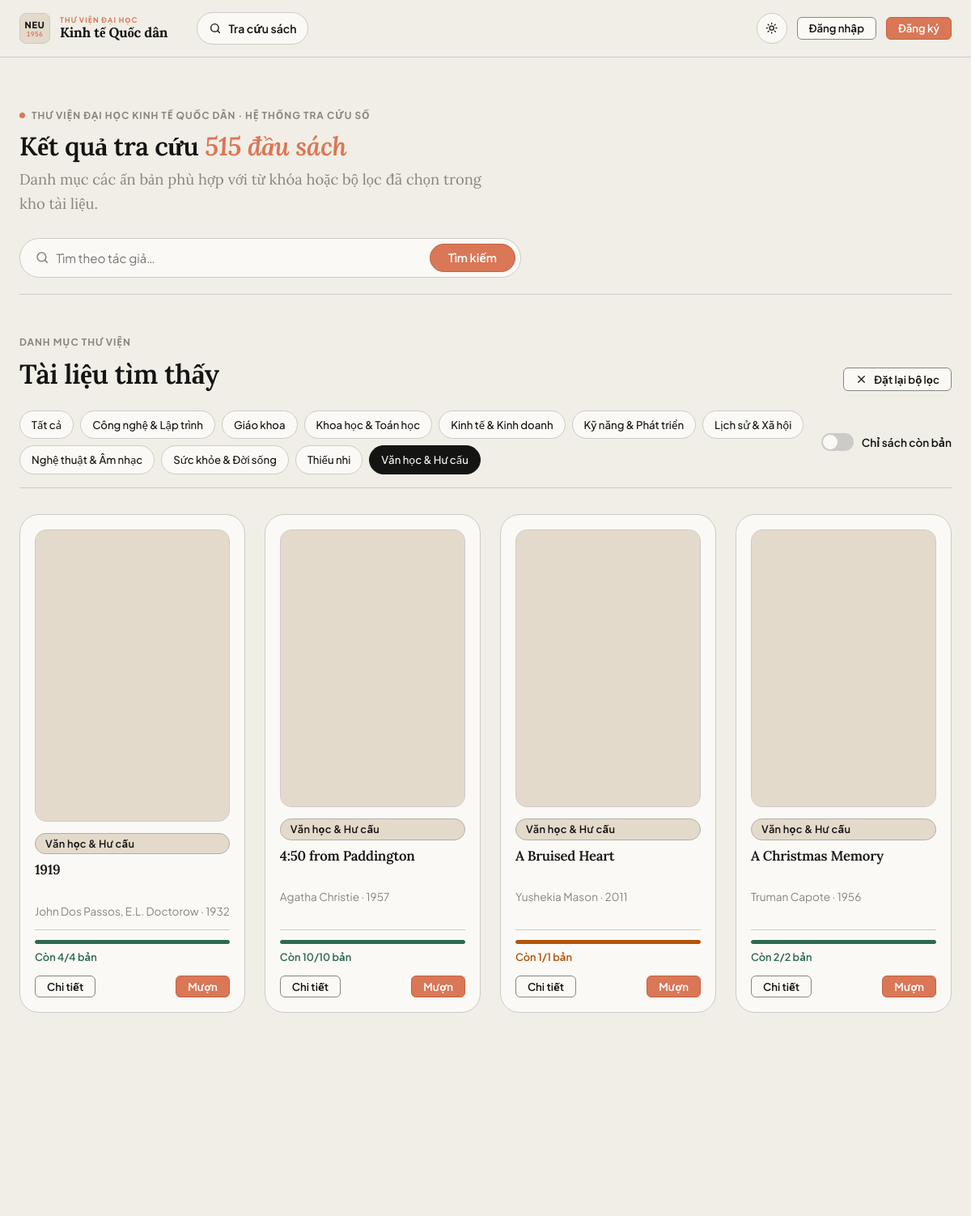
The app's page /?category=1 (upper part), older data.
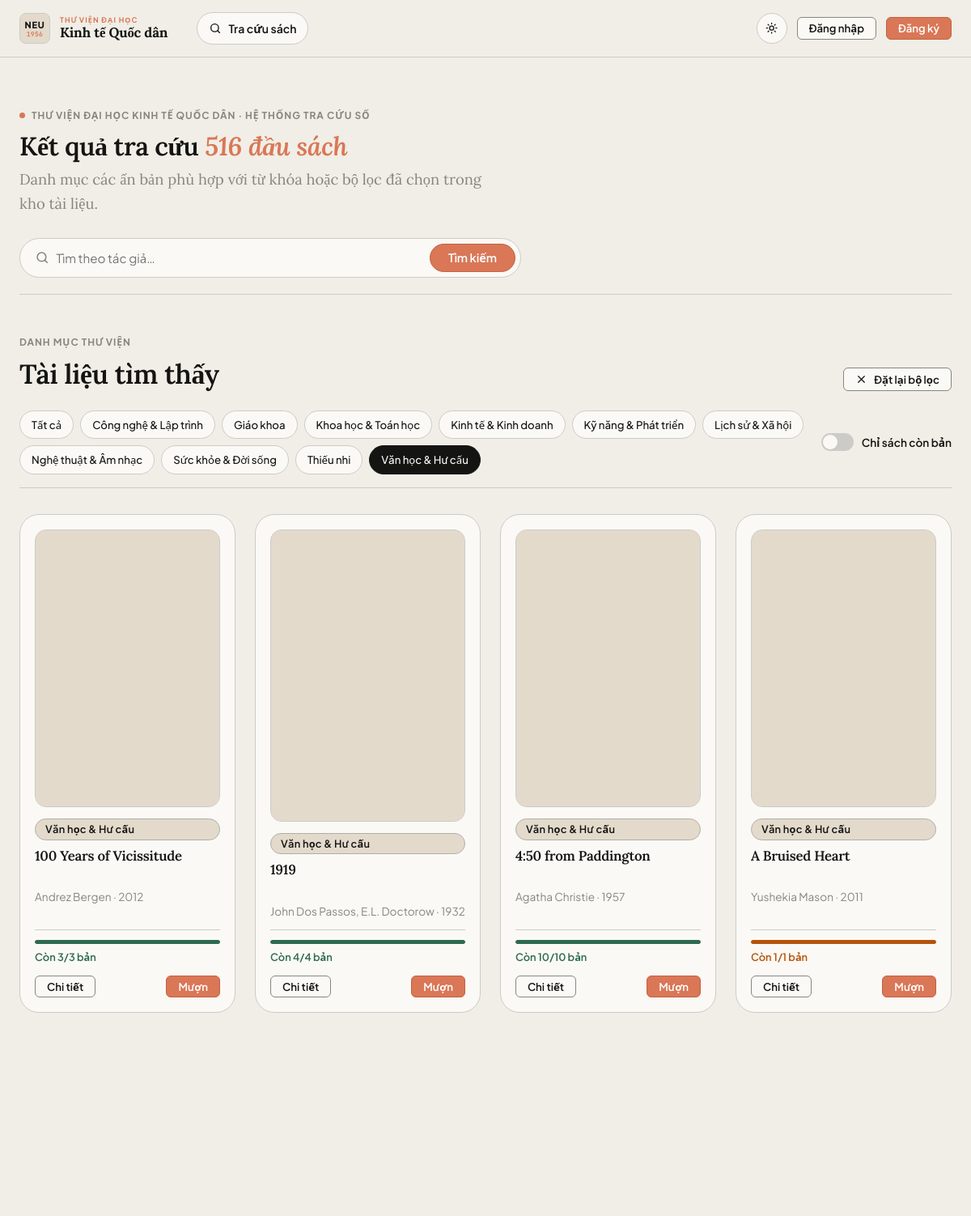
The same page, newer data.
### app/models.py (models this page shows, shortened)
class Category(db.Model):
    id = db.Column(db.Integer, primary_key=True)
    name = db.Column(db.String(80), unique=True, nullable=False)
    books = db.relationship("Book", back_populates="category")

class Book(db.Model):
    id = db.Column(db.Integer, primary_key=True)
    title = db.Column(db.String(200), nullable=False, index=True)
    author = db.Column(db.String(120), nullable=False)
    isbn = db.Column(db.String(20))
    publisher = db.Column(db.String(120))
    year = db.Column(db.Integer)
    description = db.Column(db.Text)
    cover_url = db.Column(db.String(500))          # URL ảnh bìa
    location = db.Column(db.String(20))            # Vị trí kệ, vd: "Tủ 03 - Ngăn 07"
    total_copies = db.Column(db.Integer, nullable=False, default=1)
    available_copies = db.Column(db.Integer, nullable=False, default=1)
    category_id = db.Column(db.Integer, db.ForeignKey("category.id"))
    category = db.relationship("Category", back_populates="books")
    loans = db.relationship("Loan", back_populates="book")

### app/blueprints/main.py (the view)
@bp.route("/")
def index():
    page = request.args.get("page", 1, type=int)
    pagination = book_service.search_books(
        q=request.args.get("q", "").strip(),
        category_id=request.args.get("category", type=int),
        only_available=request.args.get("available") == "1",
        page=page, per_page=current_app.config["PER_PAGE"])
    return render_template("index.html", pagination=pagination,
                           categories=Category.query.order_by(Category.name).all(),
                           stats=book_service.public_stats())

### app/services/book_service.py (called while the page is built)
def search_books(q="", category_id=None, only_available=False, page=1, per_page=9):
    query = Book.query
    if q:
        like = f"%{q}%"
        query = query.filter(db.or_(Book.title.ilike(like), Book.author.ilike(like),
                                    Book.isbn.ilike(like)))
    if category_id:
        query = query.filter(Book.category_id == category_id)
    if only_available:
        query = query.filter(Book.available_copies > 0)
    return query.order_by(Book.title).paginate(page=page, per_page=per_page, error_out=False)

def public_stats():
    return {
        "titles": Book.query.count(),
        "copies": db.session.query(func.coalesce(func.sum(Book.total_copies), 0)).scalar(),
        "readers": User.query.filter_by(role="reader").count(),
        "categories": Category.query.count(),
    }

### app/templates/index.html (shortened to what this page needs)
{% extends "base.html" %}
{% from "macros.html" import csrf, icon, cover, meter, pager, empty %}
{% block content %}
{% set filtering = request.args.q or request.args.category or request.args.available %}
{% set fq = request.args.get('q') or None %}{% set fc = request.args.get('category') or None %}{% set fa = request.args.get('available') or None %}
{% set params = {'q': fq, 'category': fc, 'available': fa} %}
<section class="hero-editorial {{ 'hero-slim' if filtering }}">
  <div class="hero-grid">
    <div class="hero-main">
      <div class="eyebrow-tag">
        <span class="dot"></span> THƯ VIỆN ĐẠI HỌC KINH TẾ QUỐC DÂN · HỆ THỐNG TRA CỨU SỐ
      </div>
      {% if filtering %}
        <h1 class="hero-title">Kết quả tra cứu <span class="accent-mark">{{ pagination.total }} đầu sách</span></h1>
        <p class="hero-lead">Danh mục các ấn bản phù hợp với từ khóa hoặc bộ lọc đã chọn trong kho tài liệu.</p>
      {% else %}
        <h1 class="hero-title">Kho tàng học thuật &amp; tri thức số</h1>
        <p class="hero-lead">Tra cứu hàng nghìn đầu giáo trình, chuyên khảo kinh tế, công nghệ và văn học kinh điển. Thủ tục mượn trả giản tiện, minh bạch.</p>
      {% endif %}
      <div class="search-box" data-live-search>
        <form method="get" action="{{ url_for('main.index') }}" autocomplete="off">
          <span class="search-icon">{{ icon('search') }}</span>
          <input type="search" name="q" value="{{ request.args.q or '' }}" placeholder="Tìm theo tên sách, tác giả, chuyên ngành, ISBN…" aria-label="Tìm kiếm sách">
          <button class="btn btn-primary" type="submit">Tìm kiếm</button>
        </form>
      </div>
    </div>
  </div>
</section>
<section id="books" class="catalog-section">
  <div class="section-head" data-reveal>
    <div>
      <span class="eyebrow-tag">DANH MỤC THƯ VIỆN</span>
      <h2 class="section-title mt-1">{{ 'Tài liệu tìm thấy' if filtering else 'Khám phá kho tư liệu' }}</h2>
    </div>
    {% if filtering %}
      <a class="btn btn-ghost btn-sm" href="{{ url_for('main.index') }}">{{ icon('x') }} Đặt lại bộ lọc</a>
    {% endif %}
  </div>
  <div class="toolbar-editorial" data-reveal>
    <div class="category-pills">
      <a class="chip {{ 'active' if not request.args.category }}" href="{{ url_for('main.index', q=fq, available=fa) }}#books">Tất cả</a>
      {% for c in categories %}
        <a class="chip {{ 'active' if request.args.category == c.id|string }}" href="{{ url_for('main.index', q=fq, category=c.id, available=fa) }}#books">{{ c.name }}</a>
      {% endfor %}
    </div>
    {% set on = request.args.available == '1' %}
    <a class="switch {{ 'on' if on }}" href="{{ url_for('main.index', q=fq, category=fc, available=(None if on else 1)) }}#books">
      <i></i>Chỉ sách còn bản
    </a>
  </div>
  {% if pagination.items %}
  <div class="book-grid" data-stagger>
    {% for b in pagination.items %}
    <article class="book-card" data-reveal data-tilt="4">
      <div class="card-cover-wrapper">
        {{ cover(b) }}
      </div>
      <div class="card-content">
        <span class="badge badge-category">{{ b.category.name if b.category else 'Chưa phân loại' }}</span>
        <h3 class="card-title">
          <a href="{{ url_for('main.book_detail', book_id=b.id) }}">{{ b.title }}</a>
        </h3>
        <div class="card-author">{{ b.author }}{% if b.year %} · {{ b.year }}{% endif %}</div>
      </div>
      <div class="card-footer-meta">
        {{ meter(b) }}
        <div class="actions">
          <a class="btn btn-ghost btn-sm" href="{{ url_for('main.book_detail', book_id=b.id) }}">Chi tiết</a>
          {% if current_user.is_authenticated and not current_user.is_admin %}
          <form method="post" action="{{ url_for('main.borrow', book_id=b.id) }}">{{ csrf() }}
            <button class="btn btn-primary btn-sm" {{ 'disabled' if b.available_copies < 1 }}>Mượn</button>
          </form>
          {% elif not current_user.is_authenticated %}
          <a class="btn btn-primary btn-sm" href="{{ url_for('auth.login', next=url_for('main.book_detail', book_id=b.id)) }}">Mượn</a>
          {% endif %}
        </div>
      </div>
    </article>
    {% endfor %}
  </div>
  {% else %}
  <div class="card empty-card">
    {{ empty('🔍', 'Không tìm thấy ấn bản phù hợp', 'Thử tìm với từ khóa tổng quát hơn hoặc xóa bớt tiêu chí lọc.') }}
  </div>
  {% endif %}
</section>
{% endblock %}

### app/templates/base.html (shortened to what this page needs)
{% from "macros.html" import icon %}
<!doctype html>
<html lang="vi">
<head>
  <link rel="stylesheet" href="{{ url_for('static', filename='css/style.css') }}">
</head>
<body>
<header class="navbar">
  <div class="container nav-inner">
    <a class="brand" href="{{ url_for('main.index') }}" aria-label="Trang chủ Thư viện NEU">
      <span class="brand-monogram">
        <span class="mono-code">NEU</span>
        <span class="mono-year">1956</span>
      </span>
      <span class="brand-text">
        <span class="brand-sub">Thư viện đại học</span>
        <span class="brand-main">Kinh tế Quốc dân</span>
      </span>
    </a>
    <nav class="nav-links" id="nav-links">
      <a class="nav-link {{ 'active' if request.endpoint in ('main.index','main.book_detail') }}" href="{{ url_for('main.index') }}">{{ icon('search') }} Tra cứu sách</a>
    </nav>
    <div class="nav-actions">
      <button class="icon-btn theme-toggle" type="button" aria-label="Đổi giao diện sáng/tối">
        <span class="sun">{{ icon('sun') }}</span><span class="moon">{{ icon('moon') }}</span>
      </button>
      {% if current_user.is_authenticated %}
        <div class="user-chip"><span class="avatar">{{ current_user.full_name[:1]|upper }}</span><span class="name">{{ current_user.full_name }}</span></div>
        <a class="icon-btn" href="{{ url_for('auth.change_password') }}" aria-label="Đổi mật khẩu" title="Đổi mật khẩu">{{ icon('shield') }}</a>
        <form method="post" action="{{ url_for('auth.logout') }}">
          <input type="hidden" name="csrf_token" value="{{ csrf_token() }}">
          <button class="icon-btn" aria-label="Đăng xuất" title="Đăng xuất">{{ icon('logout') }}</button>
        </form>
      {% else %}
        <a class="btn btn-ghost btn-sm" href="{{ url_for('auth.login') }}">Đăng nhập</a>
        <a class="btn btn-primary btn-sm" href="{{ url_for('auth.register') }}">Đăng ký</a>
      {% endif %}
    </div>
  </div>
</header>
<main id="main-content">
  <div class="container">{% block content %}{% endblock %}</div>
</main>
</body>
</html>

### app/templates/macros.html (shortened to what this page needs)
{% macro icon(name) %}<svg class="icon" viewBox="0 0 24 24" aria-hidden="true">{{ _icons[name]|safe }}</svg>{% endmacro %}
{% macro cover(book, cls='') %}
{% if book.cover_url %}
<div class="cover cover-img {{ cls }}">
</div>
{% else %}
<div class="cover c{{ (book.category_id or 0) % 6 }} {{ cls }}"><div class="cover-in">
  <span class="cover-cat">{{ book.category.name if book.category else 'Sách' }}</span>
  <span class="cover-title">{{ book.title }}</span>
  <span class="cover-author">{{ book.author }}</span>
</div></div>
{% endif %}
{% endmacro %}
{% macro meter(book) %}
{% set total = book.total_copies or 0 %}
{% set pct = ((book.available_copies / total * 100)|round|int) if total else 0 %}
<div class="meter {{ 'low' if book.available_copies == 1 }} {{ 'out' if book.available_copies < 1 }}">
  <div class="meter-bar"><i style="width: {{ pct }}%"></i></div>
  <span class="meter-text">{% if book.available_copies > 0 %}Còn {{ book.available_copies }}/{{ total }} bản{% else %}Hết bản{% endif %}</span>
</div>
{% endmacro %}

Row changes from the older to the newer data that the page shows:
no longer on this page (row unchanged): Book: category "Văn học & Hư cấu", title "A Christmas Memory", author "Truman Capote", year "1956", {{ pct }} 100 (drawn), available_copies "2", total "2"
now on this page (row edited): Book: category "Văn học & Hư cấu", title "100 Years of Vicissitude", author "Andrez Bergen", year "2012", {{ pct }} 100 (drawn), available_copies "3", total "3"
Text that changed along with them:
{{ pagination.total }}: "515" → "516"
